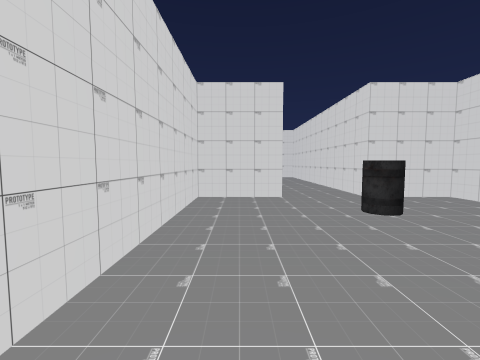
[1] (above)

18 first-person views from a walk through a 3-D level made in the Unity game engine. The camera is 1.2 m above the floor, tilts 4° down and sees 90° across. The floor is counted in squares, 2 m on a side. Each view is taken from the middle of a square. On the plan, view 1 faces up. The plan holds only what a view shows up to about 9 squares ahead; the rest is blank. The place goes on beyond the plan. The player is left out. Some animated figures are not drawn.

[2]
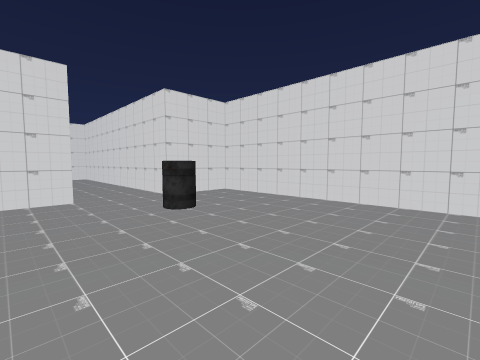

[3]
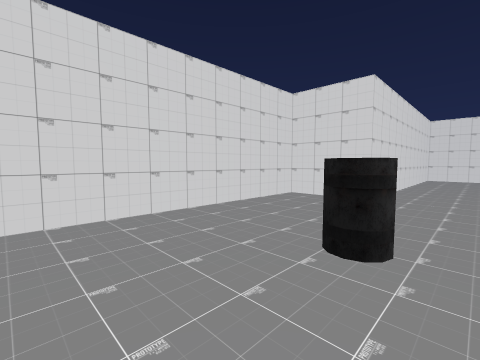

[4]
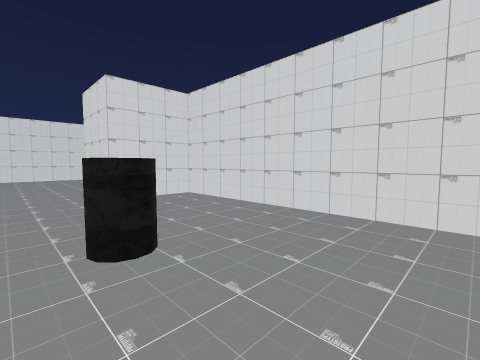

[5]
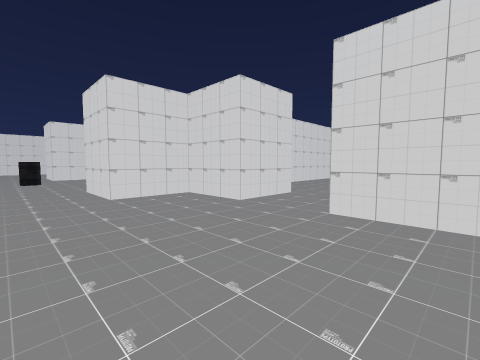

[6]
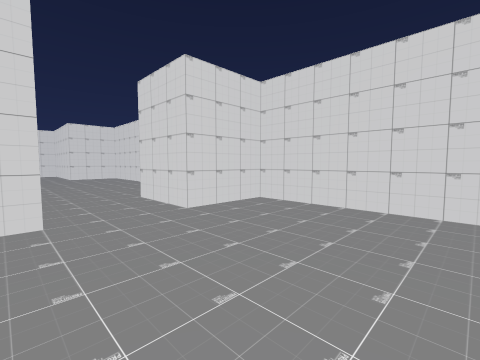

[7]
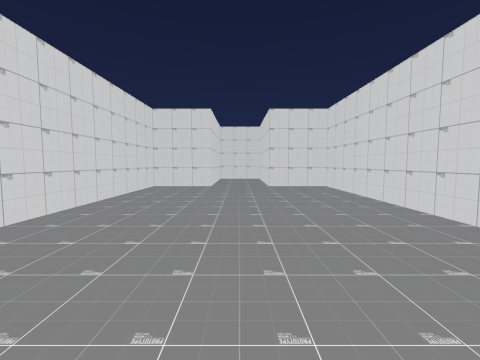

[8]
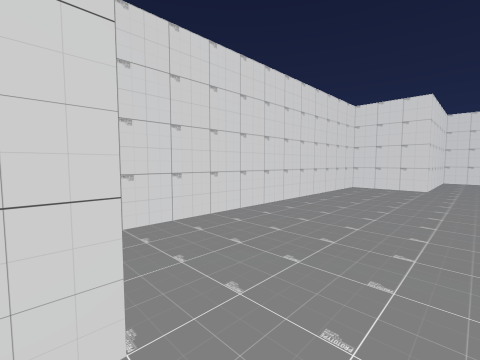

[9]
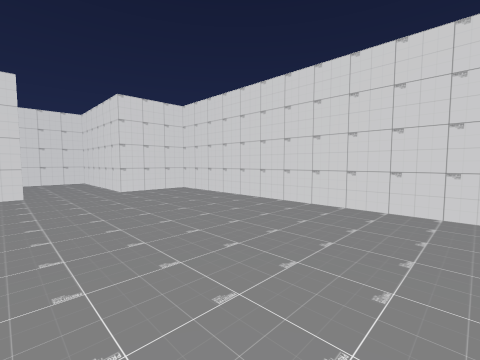

[10]
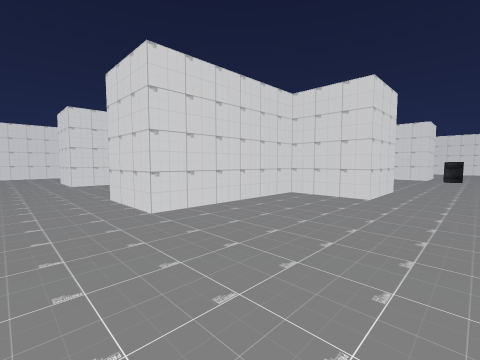

[11]
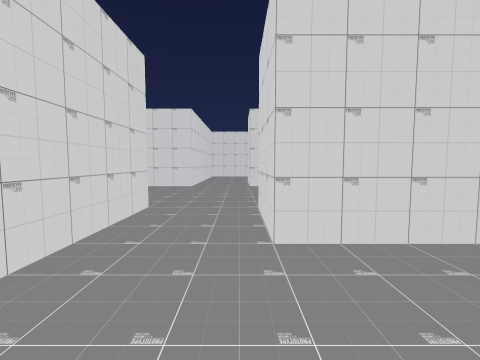

[12]
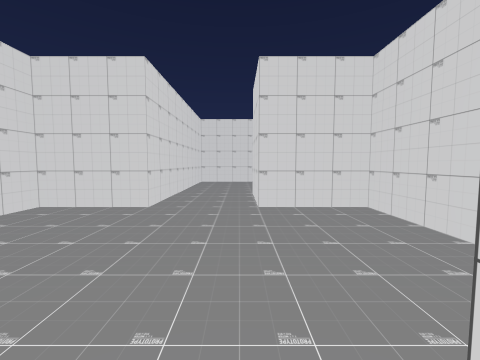

[13]
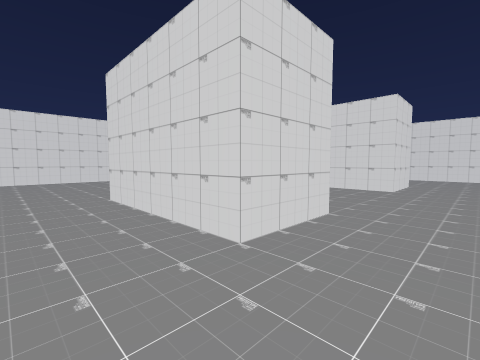

[14]
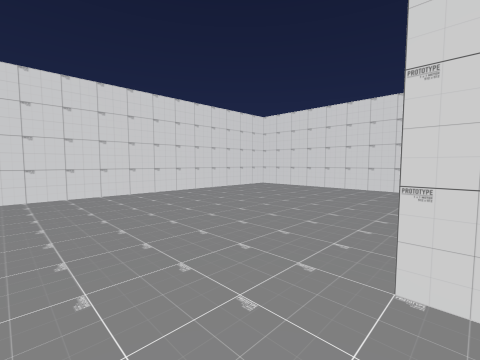

[15]
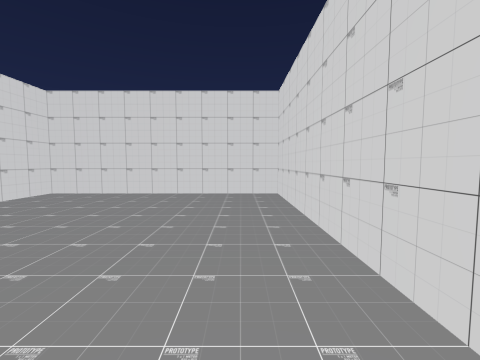

[16]
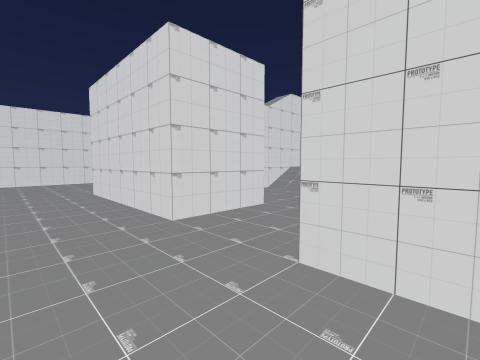

[17]
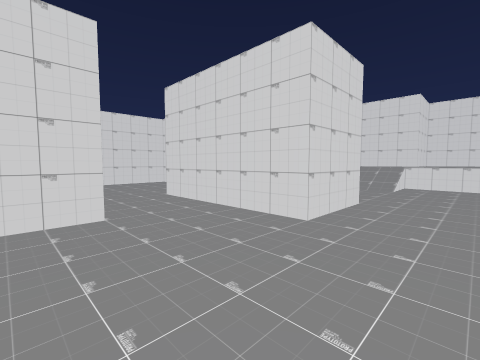

[18]
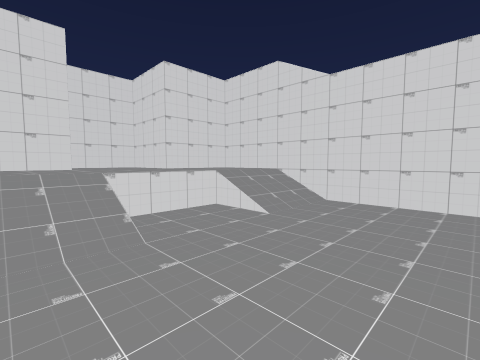

### Floor plan
Key: @ floor where view 1 was taken; # wall or solid block; . main floor; : floor 1 m higher than the main floor; / step, stairs or slope; O other object.
Columns run from 16 left of view 1 to 4 right of it. Each row starts with its distance up from view 1.
 11        ####### #####
 10        #...... #...#
  9     ####......##...#
  8     #..............#
  7     ####......##...#
  6        #...... #...#
  5        ####### ##..##
  4                #....#
  3  ###############..O.#
  2 ##::/..#......##....#
  1 #:::..........##....#
  0 #:::..........##@...#
 -1 ##::/..#......###..##
 -2  ####  #..######...#
 -3        #..######...#
 -4        ...#...##...#
 -5       #............#
 -6       #............#
 -7       #####...######
 -8           ##

Where each view was taken, in squares from view 1:
view 1: 0 up, 0 right, facing up
view 2: 0 up, 0 right, facing up-right
view 3: 4 up, 1 right, facing down-right
view 4: 4 up, 2 right, facing down-left
view 5: 10 up, 2 right, facing down-left
view 6: 7 up, 2 right, facing up-left
view 7: 8 up, 2 left, facing left
view 8: 8 up, 2 left, facing down-left
view 9: 7 up, 3 left, facing up-left
view 10: 6 down, 2 right, facing up-left
view 11: 5 down, 1 right, facing left
view 12: 5 down, 2 left, facing left
view 13: 6 down, 8 left, facing up-right
view 14: 2 down, 8 left, facing up-right
view 15: 1 down, 7 left, facing right
view 16: 2 up, 7 left, facing down-left
view 17: 1 up, 6 left, facing down-left
view 18: 1 down, 10 left, facing up-left
